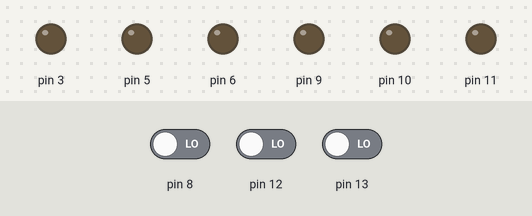
The sketch below on a simulated Arduino Uno, built with avr-gcc and run on an emulated ATmega328P. On the bench: output pins drawn as LEDs (lit = HIGH). The inputs (shaded band) are chosen by the test bench; at power-on: pin 8 LOW, pin 13 LOW, pin 12 LOW. Random numbers use the default seed unless the sketch sets one; what the sketch prints to the serial monitor is not drawn.

Above: at 1.2 s.
1.3 s: pin 8 driven HIGH
At 2.09 s:
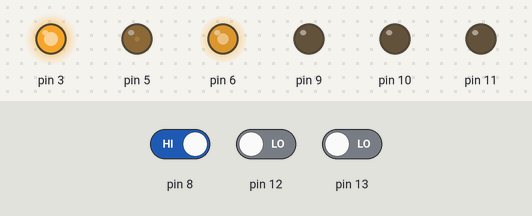
At 2.99 s:
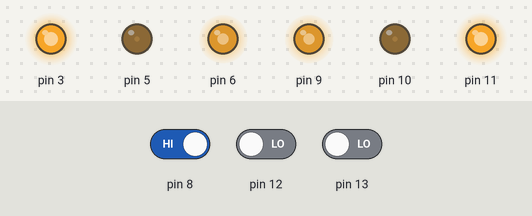
6.1 s: pin 8 driven LOW and pin 13 driven HIGH
9.1 s: pin 13 driven LOW
10.6 s: pin 8 driven HIGH
At 11.59 s:
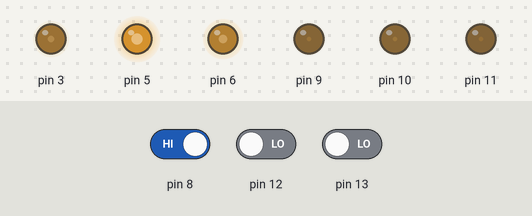
Timing chart, 0 to 21.3 s (numbered marks = the images above; inputs shaded):
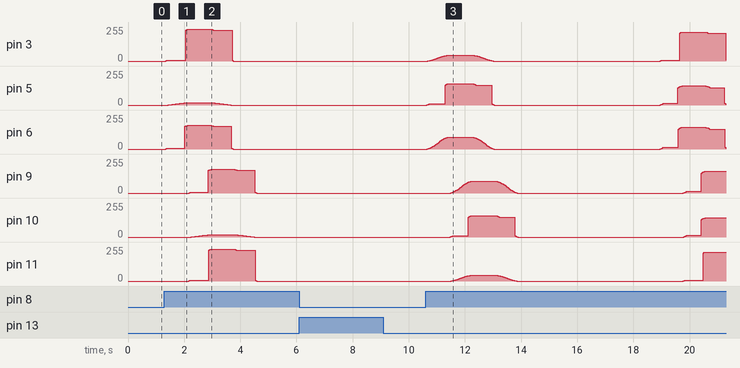

Measured:
- after the input at 1.3 s, pin 3, pin 11: rises from 0/255 to 238/255 in 0.79 s, then falls to 0/255 in 1.6 s; pin 5, pin 10: rises from 0/255 to 17/255 in 0.70 s, then falls to 0/255 in 1.5 s; pin 6, pin 9: rises from 0/255 to 177/255 in 0.78 s, then falls to 0/255 in 1.6 s
- after the input at 6.1 s, every drawn part: stays the same
- after the input at 9.1 s, every drawn part: stays the same

The sketch:

lightControl.ino
```cpp
#include "light.h"
#include "sensor.h"

light light1(11,10,9);
light light2(3,5,6);
sensor sensor1(13);
sensor sensor2(12);
sensor sensor3(8);
sensor sensor4(1);


byte s1,s2,s3,s4;
byte sensorsStack[10];
byte posStack=0;
int Rc,Gc,Bc;

void setup() {
  // put your setup code here, to run once:
  Serial.begin(9600);
  light1.setRGB(0,0,0);

}

void loop() {
  // put your main code here, to run repeatedly:
 Rc=random(255);
 Gc=random(255);
 Bc=random(255);
  /*light1.linealTo(200,0,0,200,25);
  light1.linealTo(0,200,0,200,25);
  light1.linealTo(0,0,200,200,25);*/

  //light1.cubicTo(200,0,0,500,5);
  //light1.cubicTo(200,0,0,500,5);
  //light2.cubicTo(0,0,200,500,5);
  //light1.cubicTo(0,0,0,500,5);
  //light2.cubicTo(0,0,0,500,5);

  s1=sensor1.active();
//  if(s1==1){
//    sensorsStack[posStack]=1;
//    posStack++;
//  }
  s2=sensor2.active();
//  if(s2==1){
//    sensorsStack[posStack]=2;
//    posStack++;
//  }
  s3=sensor3.active();
//  if(s3==1){
//    sensorsStack[posStack]=3;
//    posStack++;
//  }
  s4=sensor4.active();
//  if(s4==1){
//    sensorsStack[posStack]=4;
//    posStack++;
//  }


  //if((sensorsStack[0]==1)&(sensorsStack[1]==4))
  if(s1==1)
    {
      light1.cubicTo(Rc,Gc,Bc,150,5);
      light2.cubicTo(Rc,Gc,Bc,150,5);
      light1.cubicTo(0,0,0,150,5);
      light2.cubicTo(0,0,0,500,5);
      sensor1.deactive();
      sensor3.deactive();
     //sensor4.deactive();
     // posStack=0;
     delay(5000);
    }

  //if((sensorsStack[0]==4)&(sensorsStack[1]==1))
  if(s3==1)
    {
      light2.cubicTo(Rc,Gc,Bc,150,5);
      light1.cubicTo(Rc,Gc,Bc,150,5);
      light2.cubicTo(0,0,0,150,5);
      light1.cubicTo(0,0,0,150,5);
      //sensor1.deactive();
      sensor3.deactive();
      sensor1.deactive();
      delay(5000);

      //posStack=0;
    }


  Serial.println(s1);
  Serial.println(s3);

}
```

light.cpp
```cpp
#include "light.h"

// This is the constructor without hardware pins
light::light(void)
{
  _rPin=0;
  _gPin=0;
  _bPin=0;
}

// This is the constructor for setting the hardware pins
light::light(int rPin, int gPin, int bPin)
{
  _rPin=rPin;
  _gPin=gPin;
  _bPin=bPin;
  pinMode(_rPin,OUTPUT);
  pinMode(_gPin,OUTPUT);
  pinMode(_bPin,OUTPUT);
}

// Set the red color in the color variables
void light::setRed(int value)
{
  rValue=value;
}

// Set the green color in the color variables
void light::setGreen(int value)
{
  gValue=value;
}

// Set the blue color in the color variables
void light::setBlue(int value)
{
  bValue=value;
}

// Return the value of red color in the color variables
int light::getRed(void)
{
  return rValue;
}

// Return the value of green color in the color variables
int light::getGreen(void)
{
  return gValue;
}

// Return the value of blue color in the color variables
int light::getBlue(void)
{
  return bValue;
}

//Set RGB color in color variables
void light::setRGB(int R,int G, int B)
{
  rValue=R;
  gValue=G;
  bValue=B;

}

 /* setYUV allow to set the color variables in a YUV space
    Y change between 0 and 1. 0 is the minimal intensity.
    U change between -0.436 to 0.436
    V change between -0.615 to 0.615
   ------------------------------------------------------ */
 void light::setYUV(float Y, float U, float V)
 {
    rValue= (int) 255*(Y+0*U+1.14*V);
    gValue=(int) 255*(Y-0.396*U-0.581*V);
    bValue=(int) 255*(Y+2.029*U+0*V);
    Serial.println(rValue);
 }

// Turn on the light with the colors set in the color variables
void light::show()
{
  analogWrite(_rPin,rValue);
  analogWrite(_gPin,gValue);
  analogWrite(_bPin,bValue);
}

//Fade In between 0 and the color set in the color variables
void light::fadeIn(void)
{
  int nroPasos=200;
  int tempR=rValue;
  int tempG=gValue;
  int tempB=bValue;
  double incR=getRed()/nroPasos;
  double incG=getGreen()/nroPasos;
  double incB=getBlue()/nroPasos;
  setRGB(0,0,0);
  for(int i=1;i<=nroPasos;i++)
  {
     setRed(rValue+=incR);
     show();
     delay(50);

  }
}

//Fade In between 0 and the color set in the color variables
void light::linealTo(int R,int G,int B,int nroPasos, int tiempo)
{
  double incR=(double)(R-getRed())/nroPasos;
  double incG=(double)(G-getGreen())/nroPasos;
  double incB=(double)(B-getBlue())/nroPasos;
  //Serial.println(incR,DEC);
  //Serial.println(incG,DEC);
  //Serial.println(incB,DEC);
  float rTemp=rValue;
  float gTemp=gValue;
  float bTemp=bValue;
  for(int i=1;i<=nroPasos;i++)
  {
     rTemp+=incR;
     gTemp+=incG;
     bTemp+=incB;
     rValue=(int)rTemp;
     gValue=(int)gTemp;
     bValue=(int)bTemp;
     show();
     delay(tiempo);
     //Serial.println(rValue);
  }
}

void light::cubicTo(int R, int G, int B, int nroPasos, int tPausa)
{
   float aRed=rValue;
   float cRed=(float)3*(R-rValue)/(pow(nroPasos,2));
   float dRed=(float)-2*(R-rValue)/(pow(nroPasos,3));
   //Serial.println(aRed,DEC);
   //Serial.println(cRed,DEC);
   //Serial.println(dRed,DEC);

   float aGreen=gValue;
   float cGreen=(float)3*(G-gValue)/(pow(nroPasos,2));
   float dGreen=(float)-2*(G-gValue)/(pow(nroPasos,3));


   float aBlue=bValue;
   float cBlue=(float)3*(B-bValue)/(pow(nroPasos,2));
   float dBlue=(float)-2*(B-bValue)/(pow(nroPasos,3));


   float rTemp=200;
   float gTemp=0;
   float bTemp=0;

   for(float i=0;i<=nroPasos;i++)
   {
     rTemp=(aRed+cRed*pow(i,2)+dRed*pow(i,3));
     gTemp=aGreen+cGreen*pow(i,2)+dGreen*pow(i,3);
     bTemp=aBlue+cBlue*pow(i,2)+dBlue*pow(i,3);

     rValue=(int)rTemp;
     gValue=(int)gTemp;
     bValue=(int)bTemp;
     show();
     delay(tPausa);
     //Serial.println(rValue,DEC);
   }
}
// Esta es una prueba temporal
void light::respira(float value, float tiempo)
{
  float cte=0.0003;
  float valor=0;
  for(float i=0;i<=tiempo;i+=cte)
  {
    valor=255*(1-exp(-value*i));
    setRGB(0,(int)valor,0);
    show();
  }

   for(float i=0;i<=tiempo+2;i+=cte)
  {
    valor=255*(exp(-0.8*i));
    setRGB(0,(int)valor,0);
    show();
  }

}
```

light.h
```cpp
// Class for control lights.
// Version 1.0
// E. Calle

#ifndef light_h
#define light_h

#include "arduino.h"

class light
{
  private:
    int _rPin=0;
    int _gPin=0;
    int _bPin=0;
    int rValue=0;  //This variable define the quantity of color RED in the light
    int gValue=0;  //This variable define the quantity of color GREEN in the light
    int bValue=0;  //This variable define the quantity of color BLUE in the light

  public:
    light(void);
    light(int rPin,int gPin, int bPin);
    void setRed(int value);
    void setGreen(int value);
    void setBlue(int value);
    int  getRed(void);
    int  getGreen(void);
    int  getBlue(void);
    void setRGB(int R, int G, int B);
    void setYUV(float Y, float U, float V);
    void fadeIn(void);
    void linealTo(int R,int G,int B,int nroPasos, int tiempo);
    void cubicTo(int R, int G, int B, int nroPasos, int tPausa);

    // void fadeOut(void);
    void show(void);

    void respira(float value,float tiempo);


};

#endif
```

sensor.cpp
```cpp
#include "sensor.h"

sensor::sensor(int sensorPin)
{
  _sensorPin=sensorPin;
  pinMode(sensorPin,INPUT);
}

byte sensor::readSensor(void)
{
   state=digitalRead(_sensorPin);
   if (state==1)
     flagState=1;
   return state;
}

byte sensor::active(void)
{
  state=digitalRead(_sensorPin);
   if (state==1)
     flagState=1;
  return flagState;
}

void sensor::deactive(void)
{
  flagState=0;
}
```

sensor.h
```cpp
// Class for control lights.
// Version 1.0
// E. Calle

#ifndef sensor_h
#define sensor_h

#include "arduino.h"

class sensor
{
  private:
  byte _sensorPin=0;
  byte state=0;
  byte flagState;

  public:
  sensor(int sensorPin);
  byte readSensor(void);
  byte active(void);
  void deactive(void);

};

#endif
```
